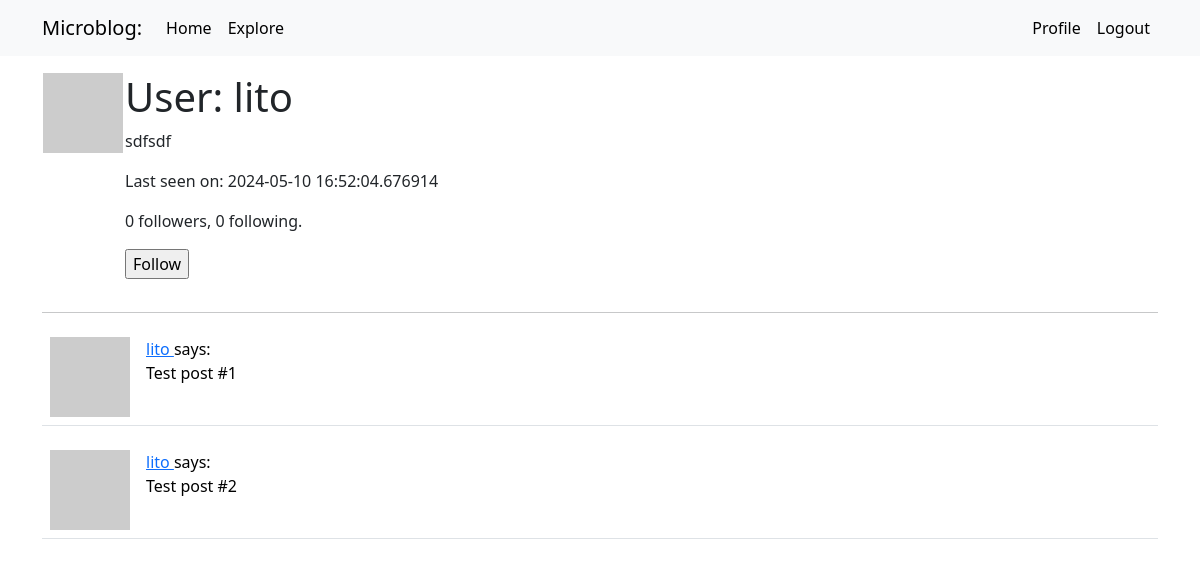
The app's page /user/lito (signed in), older data.
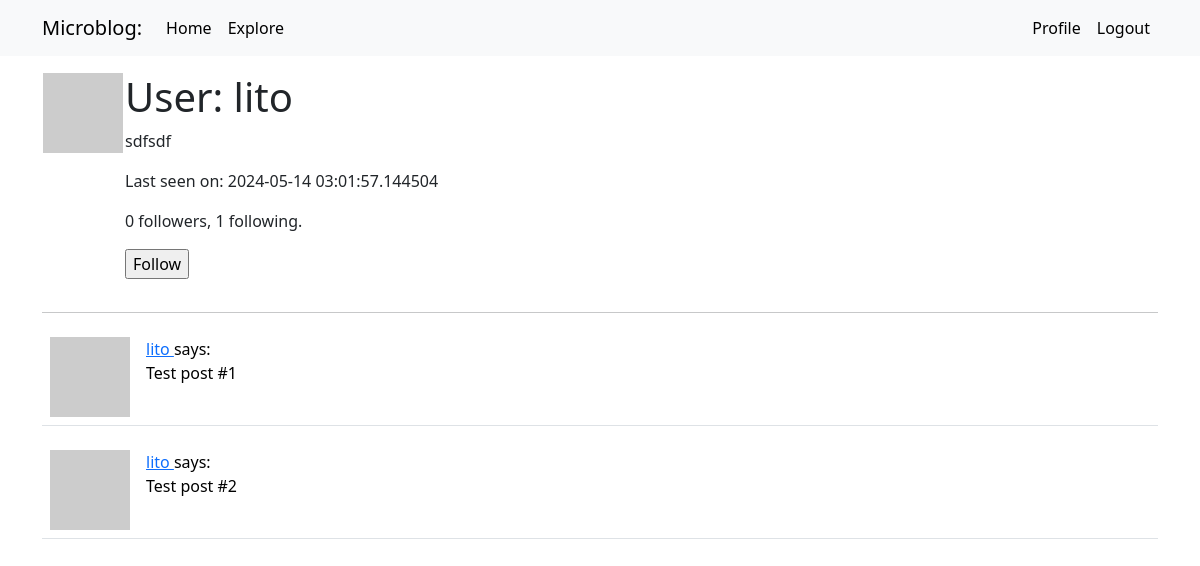
The same page, newer data.
### app/models.py (models this page shows, shortened)
class User(UserMixin,db.Model):
    id: so.Mapped[int] = so.mapped_column(primary_key=True)
    username: so.Mapped[str] = so.mapped_column(sa.String(64), index=True,
                                                unique=True)
    email: so.Mapped[str] = so.mapped_column(sa.String(120), index=True,
                                             unique=True)
    password_hash: so.Mapped[Optional[str]] = so.mapped_column(sa.String(256))
    posts: so.WriteOnlyMapped['Post'] = so.relationship(back_populates = 'author')
    about_me: so.Mapped[Optional[str]] = so.mapped_column(sa.String(140))
    last_seen: so.Mapped[Optional[datetime]] =so.mapped_column(default=lambda: datetime.now(timezone.utc))
    following: so.WriteOnlyMapped['User'] = so.relationship( secondary = followers, primaryjoin = (followers.c.follower_id ==id), secondaryjoin = (followers.c.followed_id == id),back_populates = 'followers')
    followers: so.WriteOnlyMapped['User'] = so.relationship(secondary= followers, primaryjoin = (followers.c.followed_id ==id), secondaryjoin= (followers.c.follower_id == id), back_populates = 'following')
    def is_following(self, user):
        query = self.following.select().where(User.id == user.id)
        return db.session.scalar(query) is not None
    def followers_count(self):
        query = sa.select(sa.func.count()).select_from(
            self.followers.select().subquery())
        return db.session.scalar(query)
    def following_count(self):
        query = sa.select(sa.func.count()).select_from(
            self.following.select().subquery())
        return db.session.scalar(query)
    def avatar(self,size):
        digest = md5(self.email.lower().encode('utf-8')).hexdigest()
        return f'https://www.gravatar.com/avatar/{digest}?d=monsterid&s={size}'

### app/routes.py (the view)
@app.route('/user/<username>', methods = ['GET', 'POST'])
@login_required
def user(username):
    user = db.first_or_404(sa.select(User).where(User.username == username))
    post = [
        {'author':user, 'body': 'Test post #1'},
        {'author':user, 'body': 'Test post #2'}
    ]
    form = EmptyForm()
    return render_template('user.html', user= user,post=post, form = form)

### app/forms.py
class EmptyForm(FlaskForm):
    submit = SubmitField('Submit')

### app/models.py (called while the page is built)
@login.user_loader
def load_user(id):
    return db.session.get(User,int(id))

### app/routes.py (called while the page is built)
@app.before_request
def before_request():
    if current_user.is_authenticated:
        current_user.last_seen = datetime.now(timezone.utc)
        db.session.commit()

### app/templates/user.html (shortened to what this page needs)
{% extends "base.html" %}
{% block content %}
    <table>
        <tr valign = "top">
            <td><img src = "{{ user.avatar(128) }}"></td>
            <td>
                <h1>User: {{ user.username }}</h1>
                {% if user.about_me %}<p>{{ user.about_me }}</p>{% endif %}
                {% if user.last_seen %}<p>Last seen on: {{ user.last_seen }}</p>{% endif %}
                <p>{{ user.followers_count() }} followers, {{ user.following_count() }} following.</p>
                {% if user == current_user %}
                <p><a href="{{ url_for('edit_profile') }}">Edit your profile</a></p>
                {% elif not current_user.is_following(user) %}
                <p>
                    <form action="{{ url_for('follow', username=user.username) }}" method="post">
                        {{ form.submit(value='Follow') }}
                    </form>
        </p>
        {% endif %}
            </td>
        </tr>
    </table>
    <hr>
    {% for post in post %}
        {% include '_post.html' %}
    {% endfor %}
{% endblock %}

### app/templates/_post.html
<table class = "table table-hover">
    <tr>
        <td width = "70px">
            <a href = "{{ url_for('user', username=post.author.username) }}">
                <img src="{{ post.author.avatar(36) }}">
            </a>
        </td>
        <td>
            <a href="{{ url_for('user', username=post.author.username) }}">
                {{ post.author.username }}
            </a>
            says:<br>{{ post.body }}
        </td>
    </tr>
</table>

Row changes from the older to the newer data that the page shows:
changed User "lito": last_seen "2024-05-10 16:52:04.676914" → "2024-05-14 03:01:57.144504"
Text that changed along with them:
{{ user.following_count() }}: "0" → "1"
